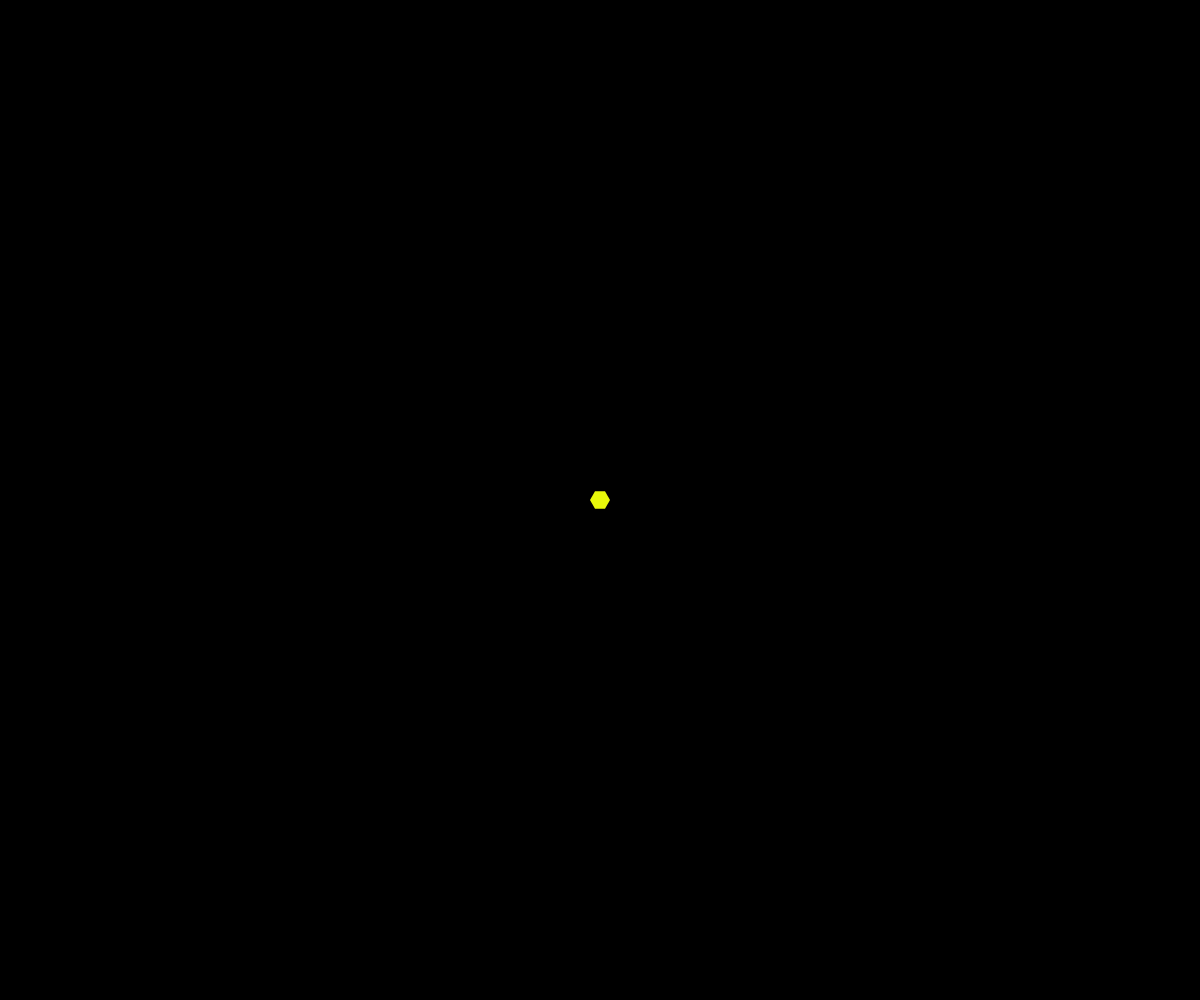
Frame 1 (no input)
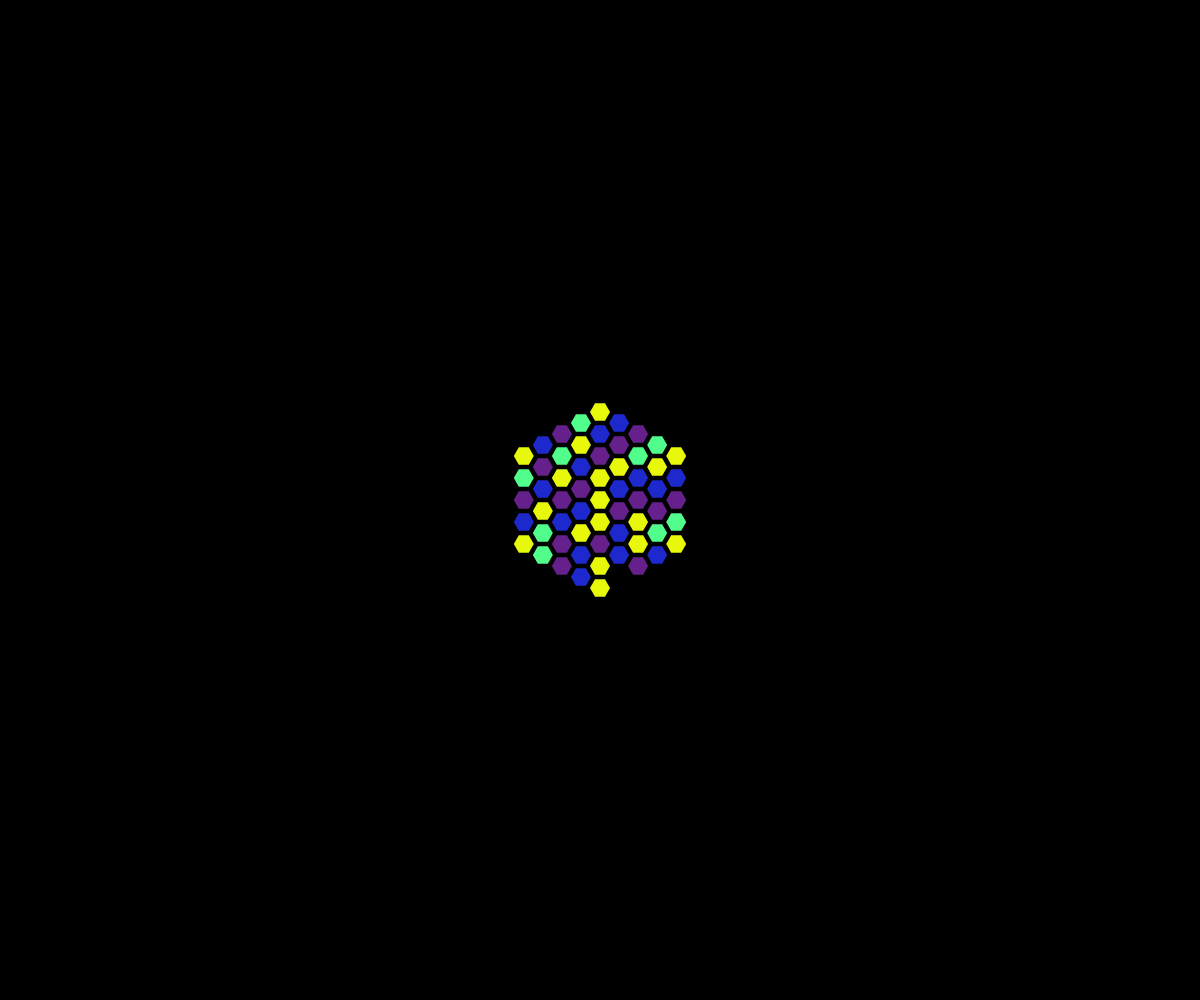
Frame 60 (no input)
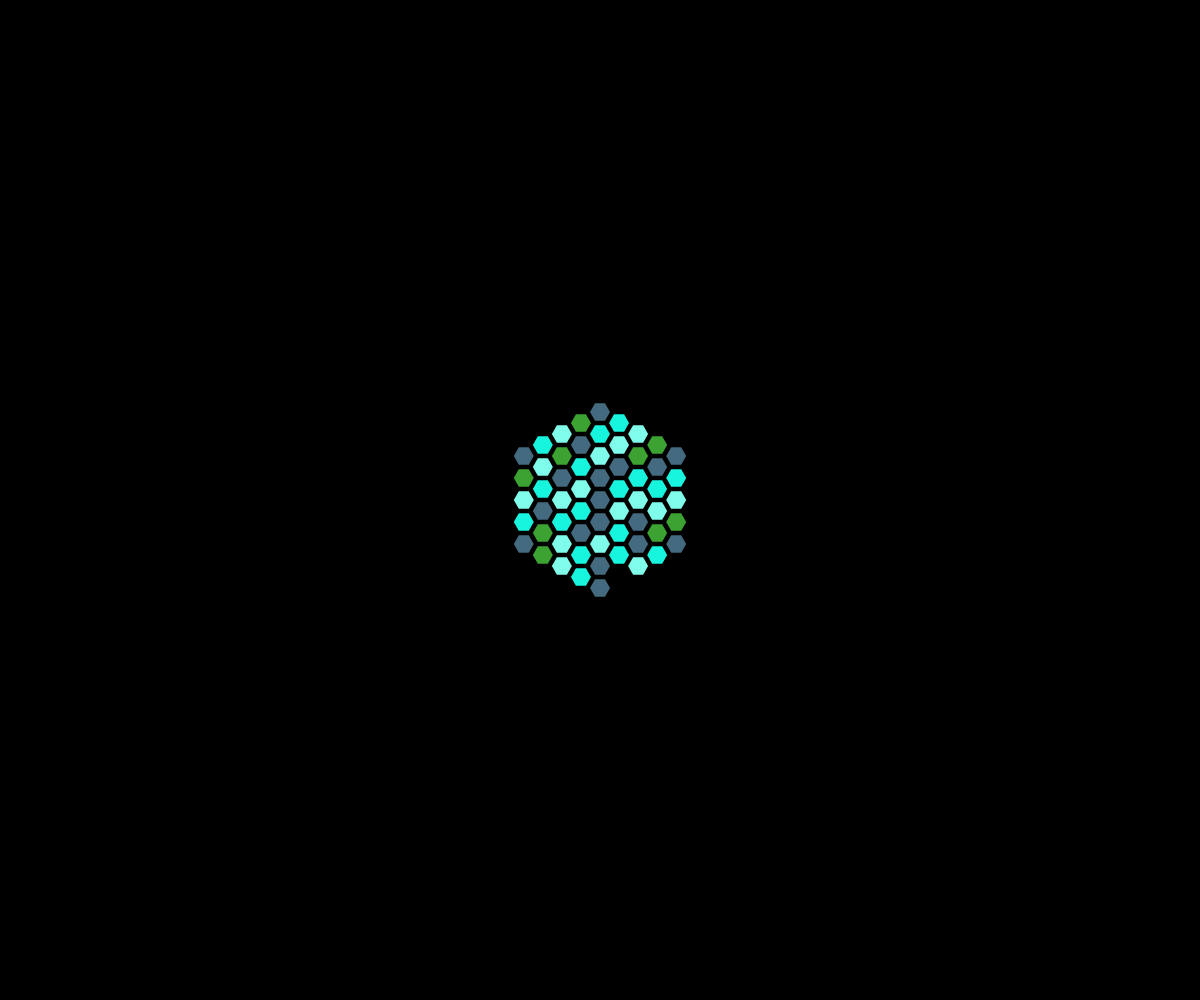
Frame 120 (the mouse pressed at the canvas centre since frame 60)

The p5.js sketch that drew these frames (run headless with seeded random() and noise() and a simulated clock; from frame 60 on, the mouse is pressed at the canvas centre):

// p5.js sketch
// ── sketch.js
var hexes = 0;
var hexes_this_side = 0;
var hexes_this_layer = 0;
var max_this_layer = 1;
var side = 0;
var layer = 0;
var hex_edge_px = 10;
var margin_px = 2;
var tile_px = hex_edge_px*2+margin_px;
var pallette_slot = 0;
var pallette = [];

function setup() {
  createCanvas(windowWidth, windowHeight);
  background(0);
  frameRate(240);
  hexes = 0;
  hexes_this_side = 0;
  hexes_this_layer = 0;
  max_this_layer = 1;
  side = 0;
  layer = 0;
  hex_edge_px = 10;
  margin_px = 2;
  tile_px = hex_edge_px*2+margin_px;
  pallette_slot = 0;
  pallette = [];
  add_color();
  add_color();
  add_color();
}

function random_int(min, max) {
  min = Math.ceil(min);
  max = Math.floor(max);
  return Math.floor(Math.random() * (max - min)) + min;
}

function add_color() {
  var r = random_int(0,256);
  var g = random_int(0,256);
  var b = random_int(0,256);
  pallette.push(color(r,g,b));
}

function advance_hex() {
  hexes = hexes + 1;
  hexes_this_layer = hexes_this_layer + 1;
  hexes_this_side = hexes_this_side + 1;
  if (hexes_this_layer >= max_this_layer) {
    // Advance layer
    layer = layer + 1;
    side = 0;
    hexes_this_layer = 0;
    hexes_this_side = 0;
    max_this_layer = layer * 6;
    pallette_slot = pallette_slot + 2;
    if (layer % 3 == 0) {
      add_color();
    }
  } else {
    if (hexes_this_side >= layer) {
      // Turn.
      side = side + 1;
      hexes_this_side = 0;
    }
  }
  pallette_slot = (pallette_slot + 1) % pallette.length;
}

function hexagon() {
  noStroke();
  fill(pallette[pallette_slot]);
  beginShape();
  for (var a = 0; a < TWO_PI; a += (TWO_PI/6)) {
    var sx = cos(a) * hex_edge_px;
    var sy = sin(a) * hex_edge_px;
    vertex(sx, sy);
  }
  endShape(CLOSE);
}

function draw() {
  push();
  translate(width*0.5, height*0.5);
  rotate(side*TWO_PI/6);
  translate(0, layer*tile_px);
  rotate(TWO_PI/3);
  translate(0, hexes_this_side*tile_px);
  hexagon();
  pop();
  advance_hex();
}

function mousePressed() {
  if (mouseX > 0 && mouseX < 100 && mouseY > 0 && mouseY < 100) {
    var fs = fullscreen();
    fullscreen(!fs);
  } else {
    setup()
  }
}
